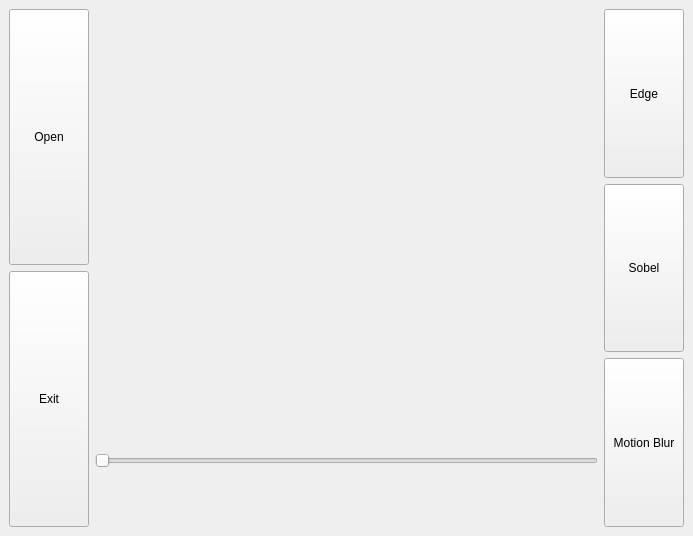
<?xml version="1.0" encoding="UTF-8"?>
<ui version="4.0">
 <class>MainWindow</class>
 <widget class="QMainWindow" name="MainWindow">
  <property name="geometry">
   <rect>
    <x>0</x>
    <y>0</y>
    <width>693</width>
    <height>536</height>
   </rect>
  </property>
  <property name="sizePolicy">
   <sizepolicy hsizetype="Preferred" vsizetype="Preferred">
    <horstretch>0</horstretch>
    <verstretch>0</verstretch>
   </sizepolicy>
  </property>
  <property name="maximumSize">
   <size>
    <width>16777215</width>
    <height>16777215</height>
   </size>
  </property>
  <property name="windowTitle">
   <string>MainWindow</string>
  </property>
  <widget class="QWidget" name="centralwidget">
   <layout class="QHBoxLayout" name="horizontalLayout">
    <item>
     <layout class="QVBoxLayout" name="verticalLayout_3">
      <item>
       <widget class="QPushButton" name="btn_f">
        <property name="sizePolicy">
         <sizepolicy hsizetype="Minimum" vsizetype="Expanding">
          <horstretch>0</horstretch>
          <verstretch>0</verstretch>
         </sizepolicy>
        </property>
        <property name="text">
         <string>Open</string>
        </property>
       </widget>
      </item>
      <item>
       <widget class="QPushButton" name="btnExit">
        <property name="sizePolicy">
         <sizepolicy hsizetype="Minimum" vsizetype="MinimumExpanding">
          <horstretch>0</horstretch>
          <verstretch>0</verstretch>
         </sizepolicy>
        </property>
        <property name="text">
         <string>Exit</string>
        </property>
       </widget>
      </item>
     </layout>
    </item>
    <item>
     <layout class="QVBoxLayout" name="verticalLayout">
      <item>
       <widget class="QLabel" name="label">
        <property name="sizePolicy">
         <sizepolicy hsizetype="Ignored" vsizetype="Ignored">
          <horstretch>0</horstretch>
          <verstretch>0</verstretch>
         </sizepolicy>
        </property>
        <property name="maximumSize">
         <size>
          <width>320</width>
          <height>320</height>
         </size>
        </property>
        <property name="text">
         <string/>
        </property>
        <property name="alignment">
         <set>Qt::AlignCenter</set>
        </property>
       </widget>
      </item>
      <item>
       <widget class="QSlider" name="slider">
        <property name="sizePolicy">
         <sizepolicy hsizetype="Expanding" vsizetype="Fixed">
          <horstretch>0</horstretch>
          <verstretch>0</verstretch>
         </sizepolicy>
        </property>
        <property name="minimum">
         <number>10</number>
        </property>
        <property name="maximum">
         <number>50</number>
        </property>
        <property name="value">
         <number>10</number>
        </property>
        <property name="orientation">
         <enum>Qt::Horizontal</enum>
        </property>
       </widget>
      </item>
     </layout>
    </item>
    <item>
     <layout class="QVBoxLayout" name="verticalLayout_2" stretch="1,1,1">
      <item>
       <widget class="QPushButton" name="btn_3">
        <property name="sizePolicy">
         <sizepolicy hsizetype="Minimum" vsizetype="Expanding">
          <horstretch>0</horstretch>
          <verstretch>0</verstretch>
         </sizepolicy>
        </property>
        <property name="text">
         <string>Edge</string>
        </property>
       </widget>
      </item>
      <item>
       <widget class="QPushButton" name="btn_2">
        <property name="sizePolicy">
         <sizepolicy hsizetype="Minimum" vsizetype="Expanding">
          <horstretch>0</horstretch>
          <verstretch>0</verstretch>
         </sizepolicy>
        </property>
        <property name="text">
         <string>Sobel</string>
        </property>
       </widget>
      </item>
      <item>
       <widget class="QPushButton" name="btn_1">
        <property name="sizePolicy">
         <sizepolicy hsizetype="Minimum" vsizetype="Expanding">
          <horstretch>0</horstretch>
          <verstretch>0</verstretch>
         </sizepolicy>
        </property>
        <property name="text">
         <string>Motion Blur</string>
        </property>
       </widget>
      </item>
     </layout>
    </item>
   </layout>
  </widget>
 </widget>
 <resources/>
 <connections/>
</ui>
